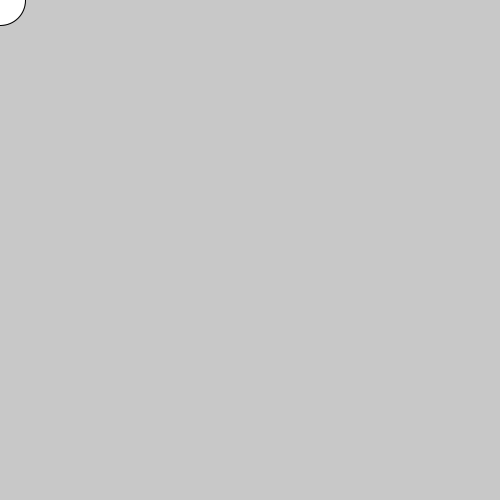
Frame 1 (no input)
Frame 60 (the mouse pressed at the canvas centre just before this capture): identical to frame 1, image omitted
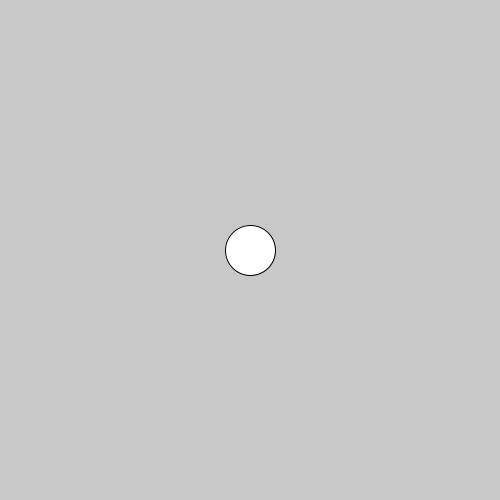
Frame 120 (the mouse held since frame 60 and released just before this capture)

The Processing sketch that drew these frames (run headless with seeded random() and noise(); from frame 60 on, the mouse is pressed at the canvas centre):

// Processing sketch: 05_mouse_position
// ── 05_mouse_position.pde
// Another useful pair of built-in Processing variables is mouseX and mouseY,
// which store the current x and y position of the mouse. You can use these variables
// to make your sketches react the mouse.

void setup() {
  size(500, 500);
}

void draw() {
  background(200);

  int ellipseSize = 50;

  // this will draw a circle that follows the mouse around
  ellipse(mouseX, mouseY, ellipseSize, ellipseSize);
}
